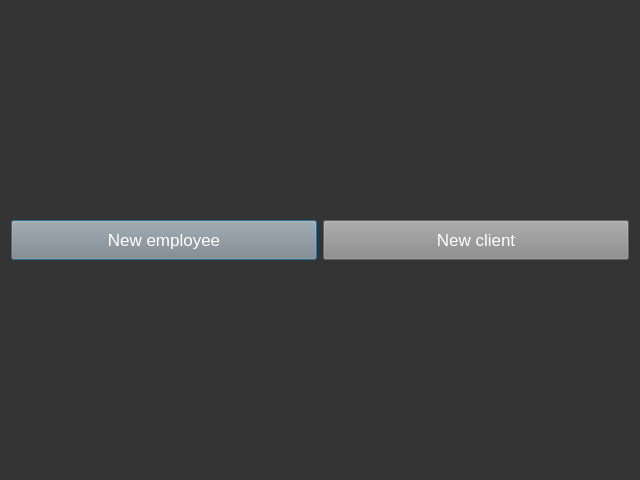
<?xml version="1.0" encoding="UTF-8"?>
<ui version="4.0">
 <class>Dialog</class>
 <widget class="QDialog" name="Dialog">
  <property name="geometry">
   <rect>
    <x>0</x>
    <y>0</y>
    <width>640</width>
    <height>480</height>
   </rect>
  </property>
  <property name="minimumSize">
   <size>
    <width>640</width>
    <height>480</height>
   </size>
  </property>
  <property name="windowTitle">
   <string>Dialog</string>
  </property>
  <property name="styleSheet">
   <string notr="true">QPushButton {
background-color: #888888;
color: #FFFFFF;
font-size: 13pt;
}

QDialog {
background-color: #343434;
font-size: 13pt;
}</string>
  </property>
  <layout class="QHBoxLayout" name="horizontalLayout">
   <item>
    <widget class="QPushButton" name="employee_button">
     <property name="minimumSize">
      <size>
       <width>0</width>
       <height>40</height>
      </size>
     </property>
     <property name="styleSheet">
      <string notr="true"/>
     </property>
     <property name="text">
      <string>New employee</string>
     </property>
    </widget>
   </item>
   <item>
    <widget class="QPushButton" name="client_button">
     <property name="minimumSize">
      <size>
       <width>0</width>
       <height>40</height>
      </size>
     </property>
     <property name="styleSheet">
      <string notr="true"/>
     </property>
     <property name="text">
      <string>New client</string>
     </property>
    </widget>
   </item>
  </layout>
 </widget>
 <resources/>
 <connections/>
</ui>
